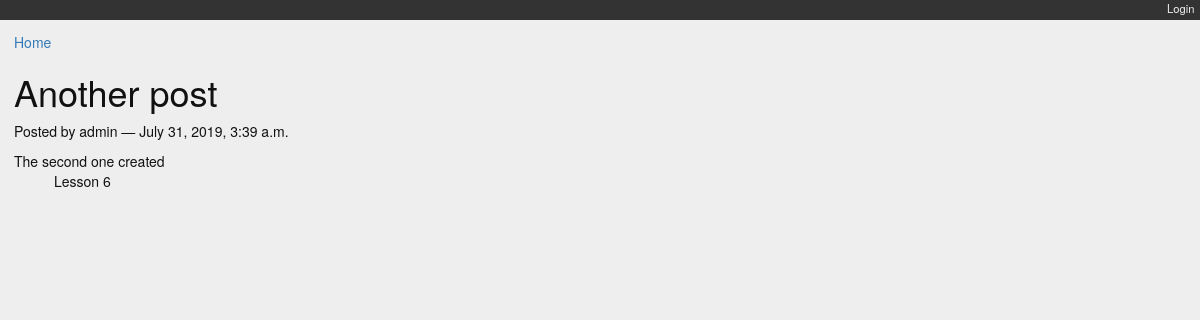
Page /posts/2/ on the committed database.
### myblog/models.py (models this page shows, shortened)
class Post(models.Model):
    title = models.CharField(max_length=128)
    text = models.TextField(blank=True)
    author = models.ForeignKey(User, on_delete=models.CASCADE)
    created_date = models.DateTimeField(auto_now_add=True)
    modified_date = models.DateTimeField(auto_now=True)
    published_date = models.DateTimeField(blank=True, null=True)
    def __str__(self):
        return self.title

class Category(models.Model):
    name = models.CharField(max_length=128)
    description = models.TextField(blank=True)
    posts = models.ManyToManyField(Post, blank=True, related_name='categories')
    class Meta:
        verbose_name_plural = 'Categories'
    def __str__(self):
        return self.name

### myblog/views.py (the view)
# urls.py: path('posts/<int:post_id>/',detail_view, name="blog_detail"),
def detail_view(request, post_id):
    published = Post.objects.exclude(published_date__exact=None)
    try:
        post = published.get(pk=post_id)
    except Post.DoesNotExist:
        raise Http404
    context = {'post': post}
    return render(request, 'detail.html', context)

### myblog/templates/detail.html
{% extends "base.html" %}
{% block content %}
<a class="backlink" href="/">Home</a>
<h1>{{ post }}</h1>
<p class="byline">
  Posted by {{ post.author.username }} &mdash; {{ post.published_date }}
</p>
<div class="post-body">
  {{ post.text }}
</div>
<ul class="categories">
  {% for category in post.categories.all %}
    <li>{{ category }}</li>
  {% endfor %}
</ul>
{% endblock %}

### myblog/static/django_blog.css (style rules this page uses)
body { background-color: #eee; color: #111; font-family: "HelveticaNeue-Light", "Helvetica Neue Light", "Helvetica Neue", Helvetica, Arial, "Lucida Grande", sans-serif; margin:0; padding:0; }
ul.categories { list-style: none; list-style-type: none; }
ul.categories li { display: inline; }

### rows in the picture
Post: title "Another post", author.username "admin", published_date "July 31, 2019, 3:39 a.m.", text "The second one created"
Category: name "Lesson 6"
